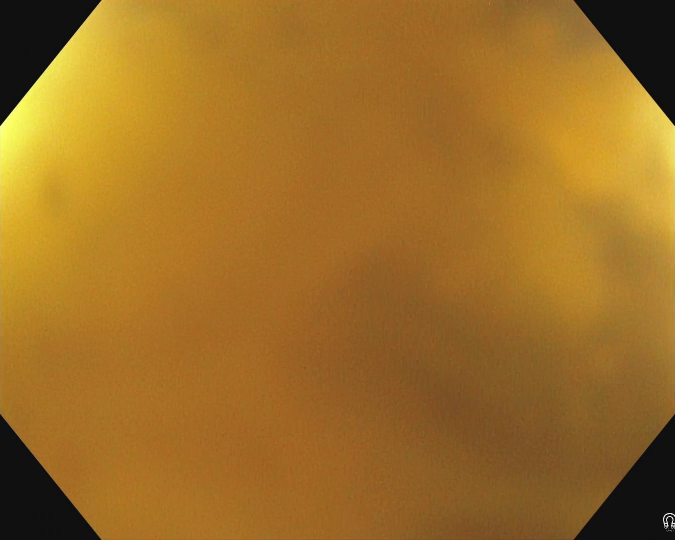
#> input picture MedicalSAM3/banks/train_bank/negative/images/seq10_EndoCV2021_seq10_neg_40_endocv2021_negative_1355.jpg, 1350 x 1080 px, found by its file name (shown at 1/2 size); its folder holds only this picture in this run
$ python dstransk2u.py
#> lines starting #> are read from the running program, lines starting #| are printed output that depends on the picture; after the words box and inside, x2 and y2 are one past the last pixel; in counts of white or black regions, pixels touching at a corner belong together
import os
import cv2
import json
import numpy as np
from pathlib import Path


def convert_kvasir_to_nnunet(kvasir_images_dir, kvasir_masks_dir, nnunet_dataset_dir, dataset_id=501,
                             dataset_name="KvasirSEG"):
    """brief:
        Convert kvasir to nnunet.

    parameter:
        - kvasir_images_dir: Input value for kvasir_images_dir.
        - kvasir_masks_dir: Input value for kvasir_masks_dir.
        - nnunet_dataset_dir: Input value for nnunet_dataset_dir.
        - dataset_id: Input value for dataset_id.
        - dataset_name: Input value for dataset_name.

    retrival:
        - Returns None; performs side effects described in the brief section.
    """
#> called with kvasir_images_dir = './predata/Kvasir-SEG/images', kvasir_masks_dir = './predata/Kvasir-SEG/masks', nnunet_dataset_dir = './afterdata/Kvasir-SEG-nnunet_raw', dataset_id = 501, dataset_name = 'KvasirSEG'
    # 定义 nnU-Net 的输出目录
    task_name = f"Dataset{dataset_id:03d}_{dataset_name}"
    out_base = os.path.join(nnunet_dataset_dir, task_name)
    out_imagesTr = os.path.join(out_base, "imagesTr")
    out_labelsTr = os.path.join(out_base, "labelsTr")

    # 创建目录
    os.makedirs(out_imagesTr, exist_ok=True)
    os.makedirs(out_labelsTr, exist_ok=True)

    # 获取所有图像文件名 (Kvasir 的图片通常是 .jpg，mask 可能也是 .jpg 或 .png)
    image_files = [f for f in os.listdir(kvasir_images_dir) if f.endswith(('.jpg', '.png', '.jpeg'))]

    print(f"找到 {len(image_files)} 张图像，开始转换...")

    for img_name in image_files:
        case_id = os.path.splitext(img_name)[0]

        # 1. 处理原始图像 (拆分 RGB 通道)
        img_path = os.path.join(kvasir_images_dir, img_name)
        img = cv2.imread(img_path)
#> img is the input picture: shape (1080, 1350, 3); mean B, G, R 38.2, 109.6, 157
        if img is None:
            print(f"警告: 无法读取图像 {img_path}")
            continue

        # OpenCV 默认读取为 BGR，转换为 RGB
        img = cv2.cvtColor(img, cv2.COLOR_BGR2RGB)

        # 分离 R, G, B 通道，并保存为 _0000, _0001, _0002
        cv2.imwrite(os.path.join(out_imagesTr, f"{case_id}_0000.png"), img[:, :, 0])  # R 通道
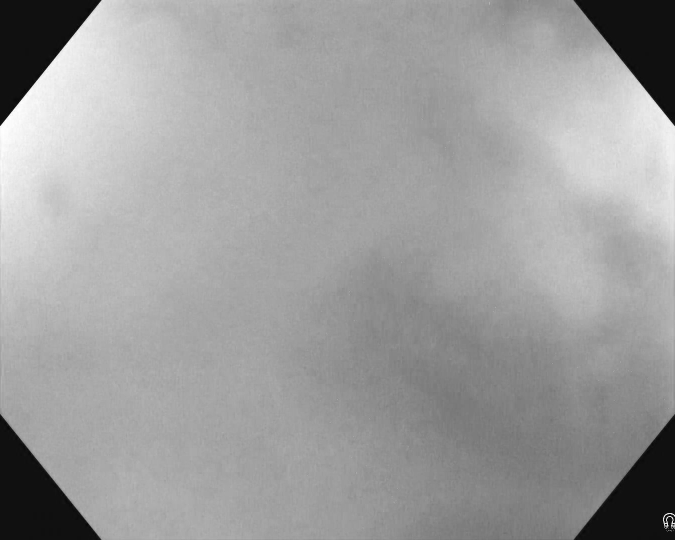
#> saved as seq10_EndoCV2021_seq10_neg_40_endocv2021_negative_1355_0000.png: shape (1080, 1350) (shown at 1/2 size); min 0, max 255, mean 157
        cv2.imwrite(os.path.join(out_imagesTr, f"{case_id}_0001.png"), img[:, :, 1])  # G 通道
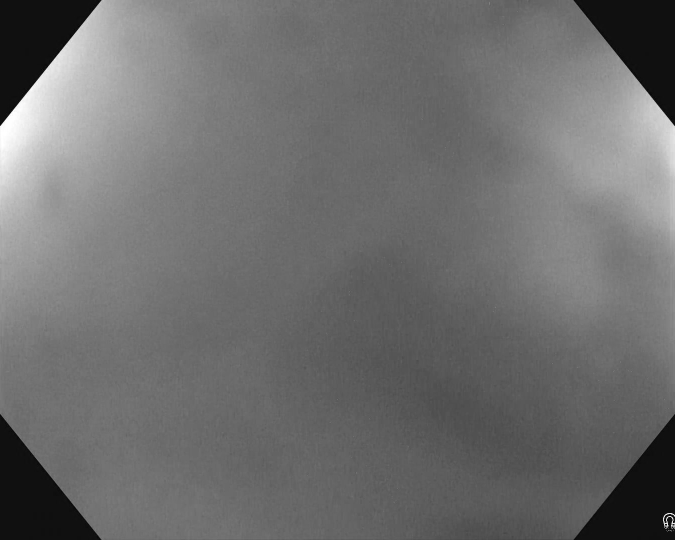
#> saved as seq10_EndoCV2021_seq10_neg_40_endocv2021_negative_1355_0001.png: shape (1080, 1350) (shown at 1/2 size); min 0, max 255, mean 109.6
        cv2.imwrite(os.path.join(out_imagesTr, f"{case_id}_0002.png"), img[:, :, 2])  # B 通道
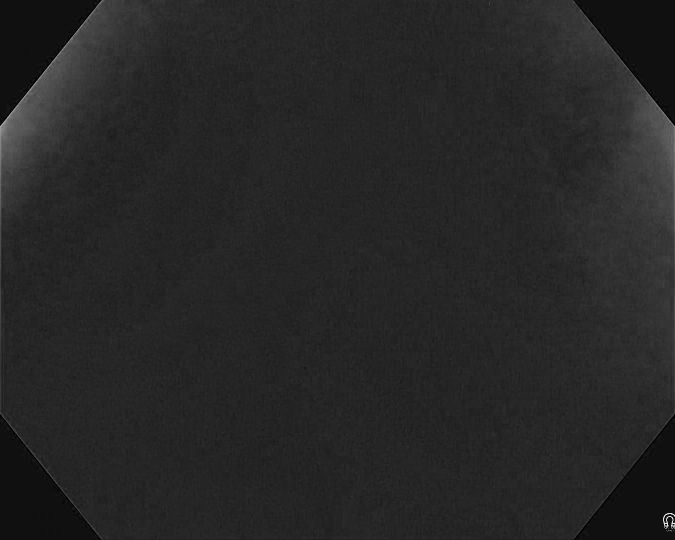
#> saved as seq10_EndoCV2021_seq10_neg_40_endocv2021_negative_1355_0002.png: shape (1080, 1350) (shown at 1/2 size); min 0, max 255, mean 38.2

        # 2. 处理标签 Mask (二值化：255 -> 1)
        # Kvasir的mask文件名和原图相同，但后缀可能不同，这里兼容 .jpg 和 .png
        mask_path_jpg = os.path.join(kvasir_masks_dir, f"{case_id}.jpg")
        mask_path_png = os.path.join(kvasir_masks_dir, f"{case_id}.png")

        if os.path.exists(mask_path_jpg):
            mask_path = mask_path_jpg
        elif os.path.exists(mask_path_png):
            mask_path = mask_path_png
        else:
            print(f"警告: 找不到 {case_id} 对应的 mask 文件")
            continue

        mask = cv2.imread(mask_path, cv2.IMREAD_GRAYSCALE)
#> mask: shape (1080, 1350); min 0, max 255, mean 115.6

        # 将大于 0 的像素点归为 1 (息肉类别)
        _, mask_binary = cv2.threshold(mask, 127, 1, cv2.THRESH_BINARY)
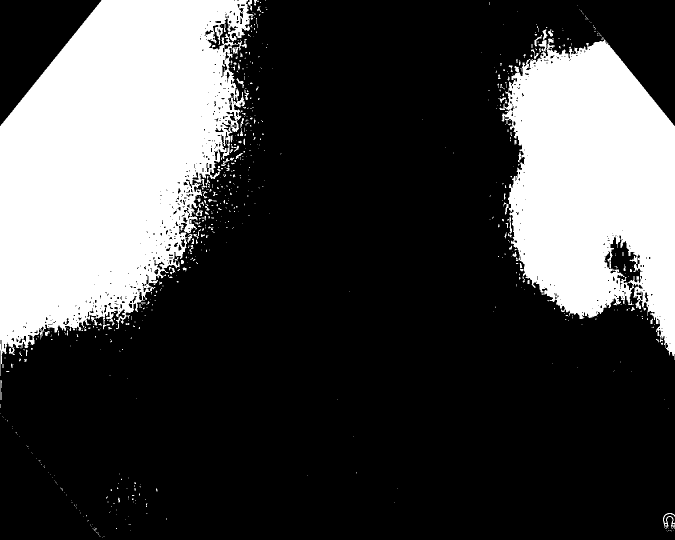
#> mask_binary: shape (1080, 1350) (shown at 1/2 size); values 0 (black) and 1 (white), 27.2% white; 682 white regions (588 under 20 px), largest, box (x1, y1, x2, y2) and area: (0, 0, 507, 752) 239040, (999, 73, 1350, 720) 150162, (1326, 1026, 1350, 1058) 273

        # 保存 mask (nnU-Net 要求 .png 格式)
        cv2.imwrite(os.path.join(out_labelsTr, f"{case_id}.png"), mask_binary)

    # 3. 生成 dataset.json
    print("生成 dataset.json ...")
    dataset_json = {
        "channel_names": {
            "0": "R",
            "1": "G",
            "2": "B"
        },
        "labels": {
            "background": 0,
            "polyp": 1
        },
        "numTraining": len(image_files),
        "file_ending": ".png"
    }

    with open(os.path.join(out_base, "dataset.json"), "w") as f:
        json.dump(dataset_json, f, indent=4)

    print(f"转换完成！数据集已保存至: {out_base}")


if __name__ == "__main__":
    # ================= 配置路径 =================
    # Kvasir-SEG 原图路径
    KVASIR_IMAGES_DIR = "./predata/Kvasir-SEG/images"
    # Kvasir-SEG 标签路径
    KVASIR_MASKS_DIR = "./predata/Kvasir-SEG/masks"
    # nnU-Net 原始数据存放的根目录 (即 nnUNet_raw 环境变量指向的目录)
    NNUNET_RAW_DIR = "./afterdata/Kvasir-SEG-nnunet_raw"

    # 执行转换
    convert_kvasir_to_nnunet(
        kvasir_images_dir=KVASIR_IMAGES_DIR,
        kvasir_masks_dir=KVASIR_MASKS_DIR,
        nnunet_dataset_dir=NNUNET_RAW_DIR,
        dataset_id=501,  # 你可以自定义 ID，建议 >= 500 以区分医学 3D 数据
        dataset_name="KvasirSEG"
    )

$ run again, on MedicalSAM3/banks/train_bank/negative/images/seq15_seq15_neg_00374.jpg
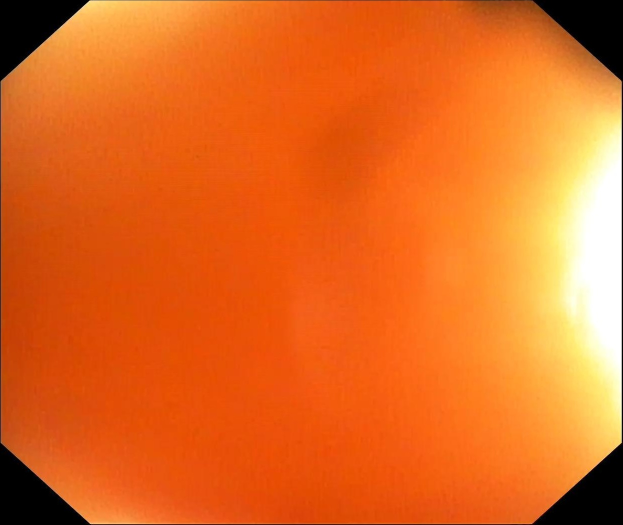
#> input picture MedicalSAM3/banks/train_bank/negative/images/seq15_seq15_neg_00374.jpg, 1245 x 1050 px, found by its file name (shown at 1/2 size)
#> in convert_kvasir_to_nnunet, img is the input picture: shape (1050, 1245, 3); mean B, G, R 32.8, 106.7, 226.3
#> in convert_kvasir_to_nnunet, `mask = cv2.imread(mask_path, cv2.IMREAD_GRAYSCALE)`:
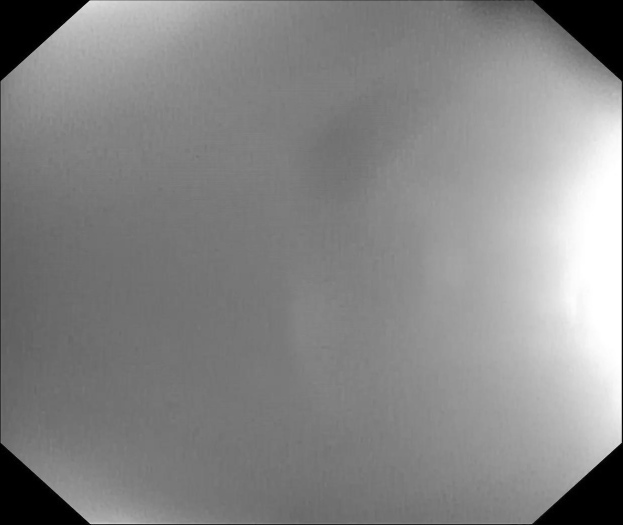
#> mask: shape (1050, 1245) (shown at 1/2 size); min 0, max 255, mean 134.1
#> in convert_kvasir_to_nnunet, `_, mask_binary = cv2.threshold(mask, 127, 1, cv2.THRESH_BINARY)`:
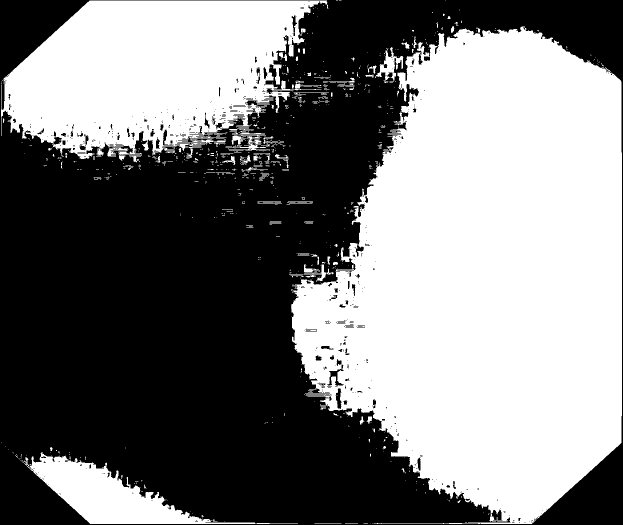
#> mask_binary: shape (1050, 1245) (shown at 1/2 size); values 0 (black) and 1 (white), 48.9% white; 914 white regions (807 under 20 px), largest, box (x1, y1, x2, y2) and area: (582, 53, 1244, 1048) 466391, (2, 1, 655, 321) 138812, (41, 905, 596, 1048) 23514

$ run again, on MedicalSAM3/banks/train_bank/negative/images/seq10_EndoCV2021_seq10_neg_40_endocv2021_negative_1364.jpg
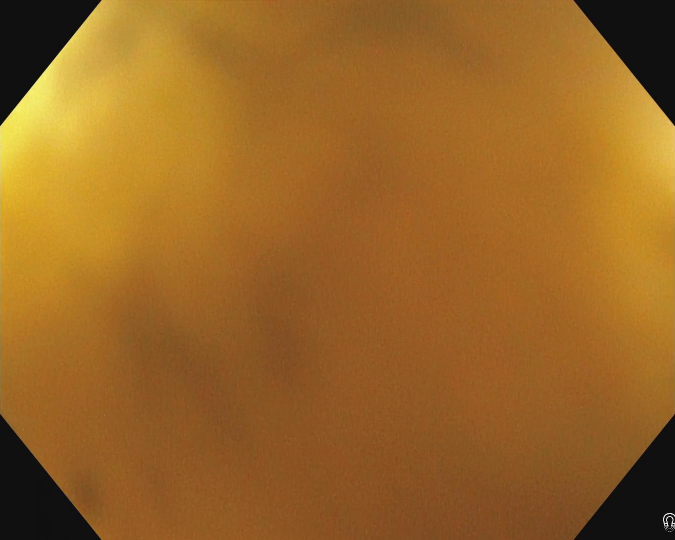
#> input picture MedicalSAM3/banks/train_bank/negative/images/seq10_EndoCV2021_seq10_neg_40_endocv2021_negative_1364.jpg, 1350 x 1080 px, found by its file name (shown at 1/2 size)
#> in convert_kvasir_to_nnunet, img is the input picture: shape (1080, 1350, 3); mean B, G, R 37.6, 101.2, 152.4
#> in convert_kvasir_to_nnunet, `cv2.imwrite(os.path.join(out_imagesTr, f"{case_id}_0002.png"), img[:, ..`:
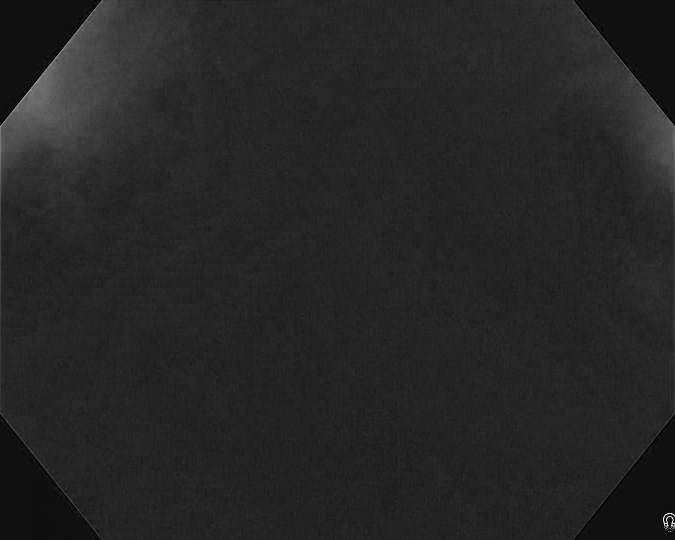
#> saved as seq10_EndoCV2021_seq10_neg_40_endocv2021_negative_1364_0002.png: shape (1080, 1350) (shown at 1/2 size); min 0, max 255, mean 37.6
#> in convert_kvasir_to_nnunet, `_, mask_binary = cv2.threshold(mask, 127, 1, cv2.THRESH_BINARY)`:
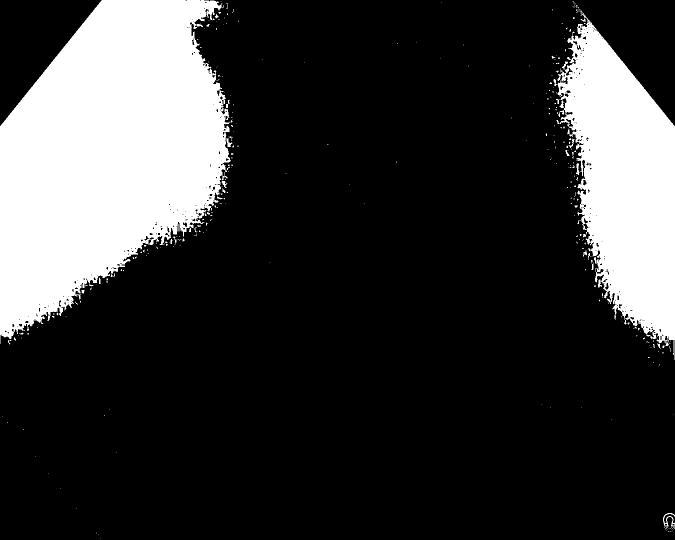
#> mask_binary: shape (1080, 1350) (shown at 1/2 size); values 0 (black) and 1 (white), 21.1% white; 332 white regions (295 under 20 px), largest, box (x1, y1, x2, y2) and area: (0, 0, 465, 688) 210574, (1115, 21, 1350, 720) 94238, (1326, 1026, 1350, 1053) 245
